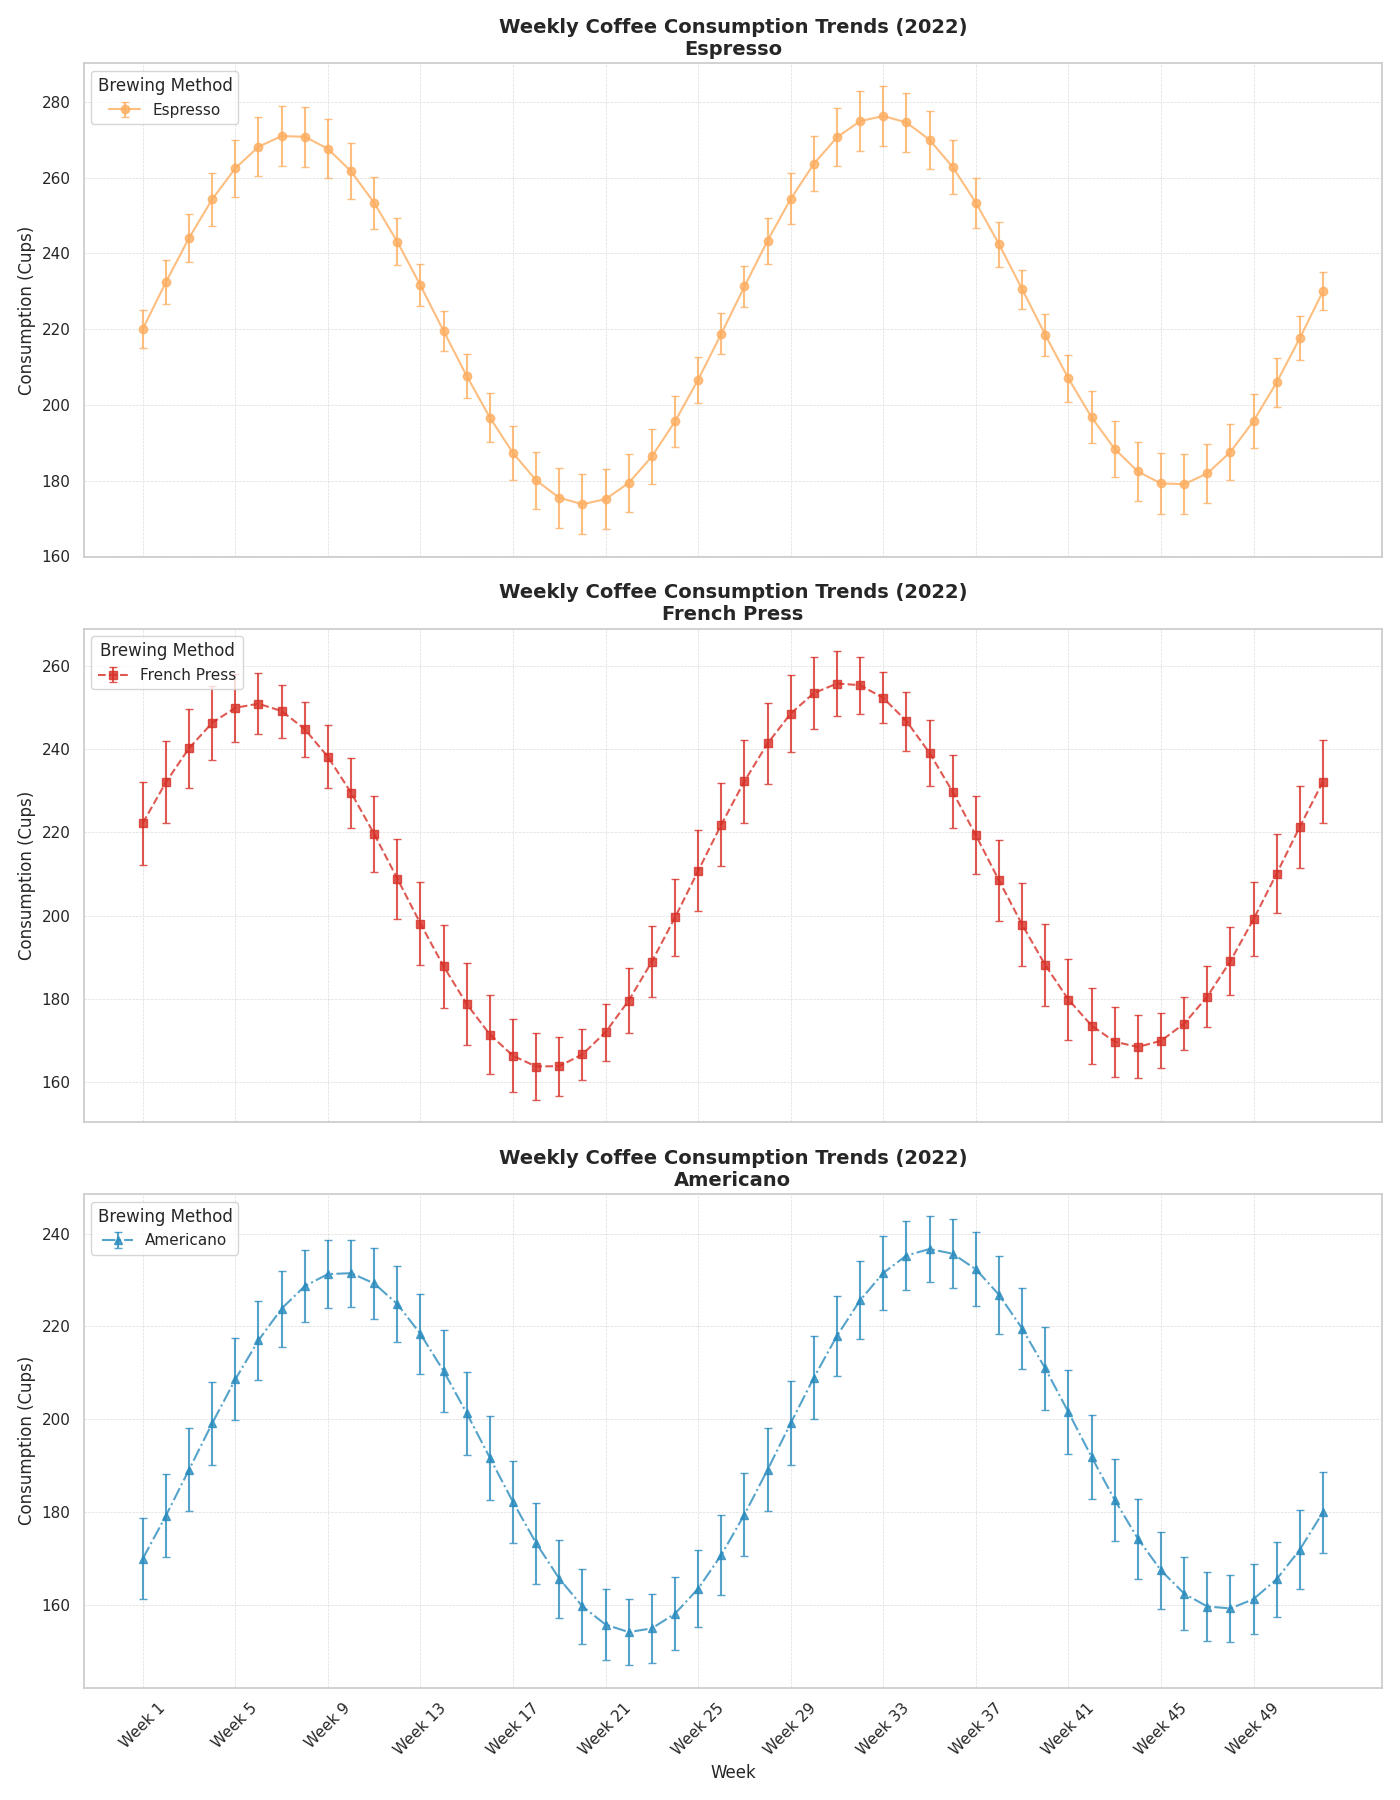

The Python source for this figure:
import matplotlib.pyplot as plt
import numpy as np

weeks = np.array(range(1, 53))

espresso_consumption = 220 + 50 * np.sin(np.linspace(0, 4 * np.pi, 52)) + np.linspace(0, 10, 52)
french_press_consumption = 200 + 45 * np.sin(np.linspace(0, 4 * np.pi, 52) + np.pi / 8) + np.linspace(5, 15, 52)
americano_consumption = 180 + 40 * np.sin(np.linspace(0, 4 * np.pi, 52) - np.pi / 6) + np.linspace(10, 20, 52)

espresso_errors = 5 + 3 * np.abs(np.sin(np.linspace(0, 4 * np.pi, 52)))
french_press_errors = 6 + 4 * np.abs(np.cos(np.linspace(0, 4 * np.pi, 52)))
americano_errors = 7 + 2 * np.abs(np.sin(np.linspace(0, 4 * np.pi, 52) + np.pi / 3))

fig, ax = plt.subplots(3, 1, figsize=(14, 18), sharex=True)

# Shuffle colors for each plot without using random
colors = ['#fdae61', '#d73027', '#2b8cbe']

ax[0].errorbar(weeks, espresso_consumption, yerr=espresso_errors, label='Espresso',
               capsize=3, marker='o', linestyle='-', color=colors[0], alpha=0.8)
ax[0].set_title("Weekly Coffee Consumption Trends (2022)\nEspresso", fontsize=14, fontweight='bold')
ax[0].set_ylabel("Consumption (Cups)", fontsize=12)
ax[0].grid(True, linestyle='--', linewidth=0.5, alpha=0.7)

ax[1].errorbar(weeks, french_press_consumption, yerr=french_press_errors, label='French Press',
              capsize=3, marker='s', linestyle='--', color=colors[1], alpha=0.8)
ax[1].set_title("Weekly Coffee Consumption Trends (2022)\nFrench Press", fontsize=14, fontweight='bold')
ax[1].set_ylabel("Consumption (Cups)", fontsize=12)
ax[1].grid(True, linestyle='--', linewidth=0.5, alpha=0.7)

ax[2].errorbar(weeks, americano_consumption, yerr=americano_errors, label='Americano',
              capsize=3, marker='^', linestyle='-.', color=colors[2], alpha=0.8)
ax[2].set_title("Weekly Coffee Consumption Trends (2022)\nAmericano", fontsize=14, fontweight='bold')
ax[2].set_ylabel("Consumption (Cups)", fontsize=12)
ax[2].set_xlabel("Week", fontsize=12)
ax[2].grid(True, linestyle='--', linewidth=0.5, alpha=0.7)

for a in ax:
    a.legend(title="Brewing Method", loc='upper left')
    a.set_xticks(weeks[::4])
    a.set_xticklabels(['Week {}'.format(i) for i in weeks[::4]], rotation=45)

plt.tight_layout()
plt.show()
